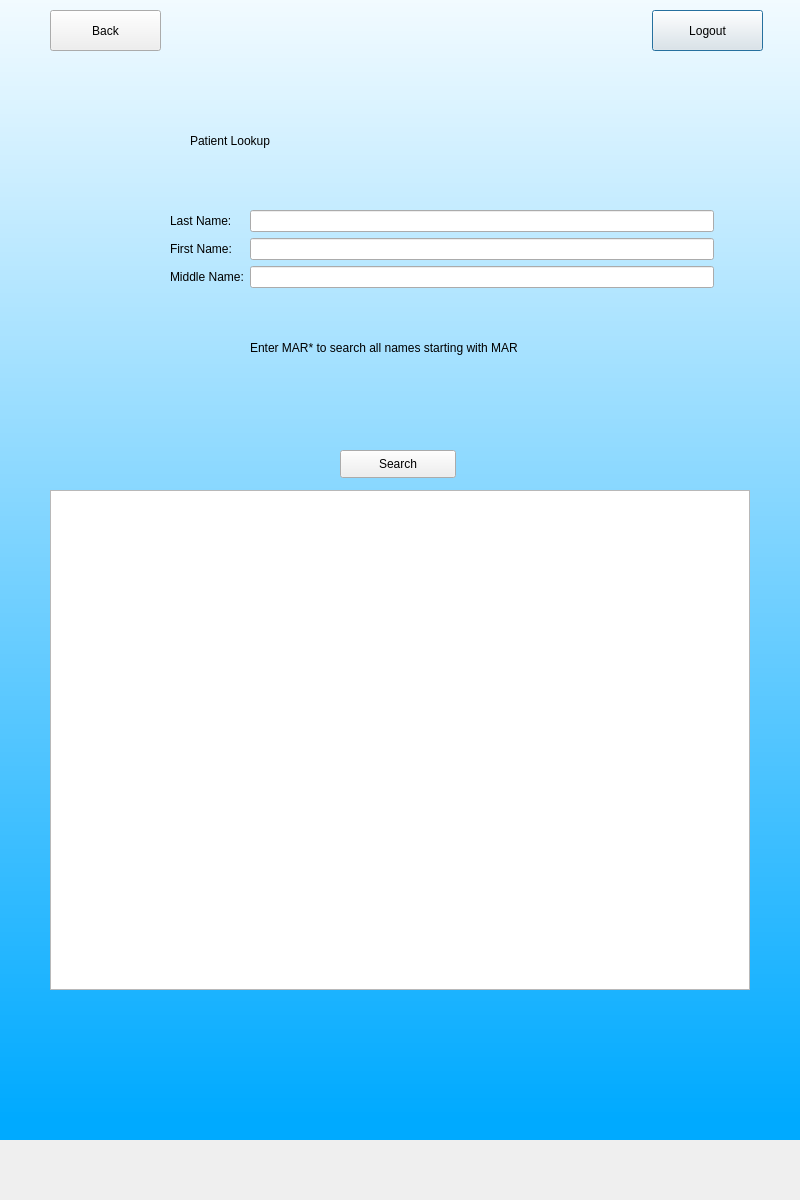
<?xml version="1.0" encoding="UTF-8"?>
<ui version="4.0">
 <class>diaPtntLookup</class>
 <widget class="QDialog" name="diaPtntLookup">
  <property name="geometry">
   <rect>
    <x>0</x>
    <y>0</y>
    <width>800</width>
    <height>1200</height>
   </rect>
  </property>
  <property name="windowTitle">
   <string>Patient Search</string>
  </property>
  <widget class="QWidget" name="widget" native="true">
   <property name="geometry">
    <rect>
     <x>0</x>
     <y>-60</y>
     <width>800</width>
     <height>1200</height>
    </rect>
   </property>
   <property name="styleSheet">
    <string notr="true">QWidget#widget{
background-color:qlineargradient(spread:pad, x1:1, y1:0.982409, x2:1, y2:0, stop:0 rgba(0, 170, 255, 255), stop:1 rgba(255, 255, 255, 255))}</string>
   </property>
   <widget class="QLabel" name="label">
    <property name="geometry">
     <rect>
      <x>190</x>
      <y>170</y>
      <width>401</width>
      <height>61</height>
     </rect>
    </property>
    <property name="styleSheet">
     <string notr="true">font: 36pt &quot;MS Shell Dlg 2&quot;;</string>
    </property>
    <property name="text">
     <string>Patient Lookup</string>
    </property>
   </widget>
   <widget class="QPushButton" name="logout">
    <property name="geometry">
     <rect>
      <x>652</x>
      <y>70</y>
      <width>111</width>
      <height>41</height>
     </rect>
    </property>
    <property name="text">
     <string>Logout</string>
    </property>
   </widget>
   <widget class="QPushButton" name="backButton">
    <property name="geometry">
     <rect>
      <x>50</x>
      <y>70</y>
      <width>111</width>
      <height>41</height>
     </rect>
    </property>
    <property name="text">
     <string>Back</string>
    </property>
   </widget>
   <widget class="QLabel" name="error">
    <property name="geometry">
     <rect>
      <x>250</x>
      <y>470</y>
      <width>291</width>
      <height>31</height>
     </rect>
    </property>
    <property name="styleSheet">
     <string notr="true">font: 12pt &quot;MS Shell Dlg 2&quot;;color:rgb(255,0,0)</string>
    </property>
    <property name="text">
     <string/>
    </property>
   </widget>
   <widget class="QWidget" name="gridLayoutWidget">
    <property name="geometry">
     <rect>
      <x>170</x>
      <y>270</y>
      <width>544</width>
      <height>191</height>
     </rect>
    </property>
    <layout class="QGridLayout" name="gridLayout">
     <item row="0" column="1">
      <widget class="QLineEdit" name="lastField"/>
     </item>
     <item row="1" column="0">
      <widget class="QLabel" name="labelFirstName">
       <property name="styleSheet">
        <string notr="true">font: 14pt &quot;MS Shell Dlg 2&quot;;</string>
       </property>
       <property name="text">
        <string>First Name:</string>
       </property>
      </widget>
     </item>
     <item row="1" column="1">
      <widget class="QLineEdit" name="firstField"/>
     </item>
     <item row="2" column="1">
      <widget class="QLineEdit" name="midField"/>
     </item>
     <item row="2" column="0">
      <widget class="QLabel" name="label_2">
       <property name="styleSheet">
        <string notr="true">font: 14pt &quot;MS Shell Dlg 2&quot;;</string>
       </property>
       <property name="text">
        <string>Middle Name:</string>
       </property>
      </widget>
     </item>
     <item row="0" column="0">
      <widget class="QLabel" name="labelLastName">
       <property name="styleSheet">
        <string notr="true">font: 14pt &quot;MS Shell Dlg 2&quot;;</string>
       </property>
       <property name="text">
        <string>Last Name:</string>
       </property>
      </widget>
     </item>
     <item row="3" column="1">
      <widget class="QLabel" name="infoLabel">
       <property name="styleSheet">
        <string notr="true">font: 14pt &quot;MS Shell Dlg 2&quot;;</string>
       </property>
       <property name="text">
        <string>Enter MAR* to search all names starting with MAR</string>
       </property>
      </widget>
     </item>
    </layout>
   </widget>
   <widget class="QPushButton" name="search">
    <property name="geometry">
     <rect>
      <x>340</x>
      <y>510</y>
      <width>116</width>
      <height>28</height>
     </rect>
    </property>
    <property name="text">
     <string>Search</string>
    </property>
   </widget>
   <widget class="QTableWidget" name="resultsTable">
    <property name="geometry">
     <rect>
      <x>50</x>
      <y>550</y>
      <width>700</width>
      <height>500</height>
     </rect>
    </property>
   </widget>
  </widget>
 </widget>
 <resources/>
 <connections/>
</ui>
